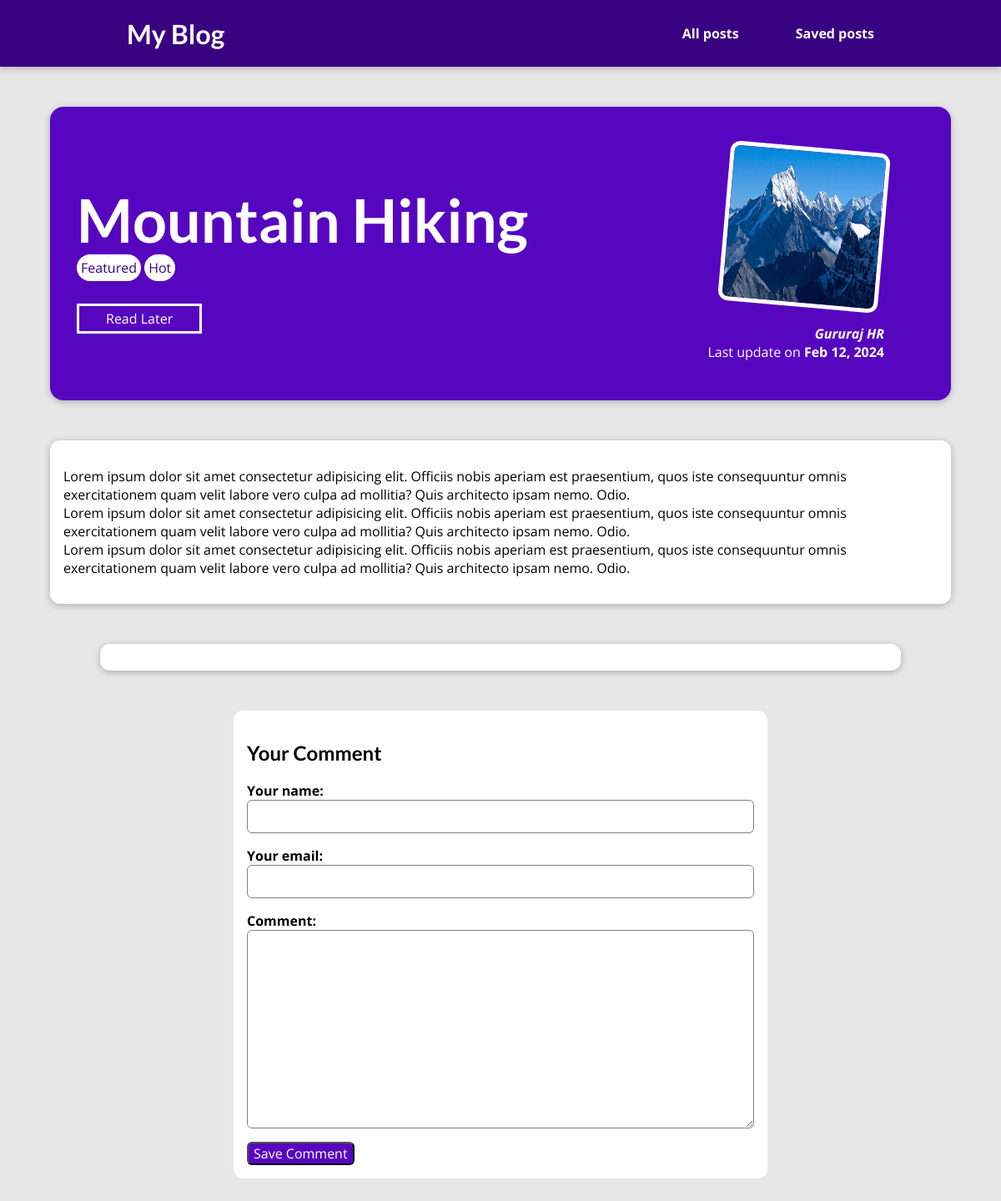
The page /posts/hike-in-the-mountains on the database its author committed.
### blog/models.py (models this page shows, shortened)
class Post(models.Model):
    title = models.CharField(max_length = 50)
    excerpt = models.CharField(max_length = 500)
    image = models.ImageField(upload_to= "posts", null = True)
    date = models.DateField(auto_now = True)
    slug = models.SlugField(unique = True, db_index = True)
    content = models.TextField(validators = [MinLengthValidator(10)])
    author = models.ForeignKey(Author, on_delete = models.SET_NULL, related_name = "post", null = True)
    tags = models.ManyToManyField(Tag)

class Tag(models.Model):
    caption = models.CharField(max_length = 20)
    def __str__(self):
        return self.caption

class Author(models.Model):
    first_name = models.CharField(max_length = 100)
    last_name = models.CharField(max_length = 100)
    email = models.EmailField()
    def __str__(self):
        return f"{self.first_name} {self.last_name}"

### blog/views.py (the view, shortened to what this page needs)
# urls.py: path("posts/<slug:slug>", views.SinglePostView.as_view(), name = "posts-detailed-page"),
class SinglePostView(View):
        def is_save_later(self, request, post_id):
            stored_post = request.session.get("stored_post")
            if stored_post is not None:
                is_save_for_later = post_id in stored_post
            else:
                is_save_for_later = False
            return is_save_for_later
        def get(self, request, slug):
            post= Post.objects.get(slug = slug)
            context = {
                 "post": post,
                 "post_tags": post.tags.all(),
                 "comment_form": CommentForm(),
                 "comments": post.comments.all().order_by("-id"),
                 "is_saved_for_later": self.is_save_later(request, post.id)
            }
            return render(request, "blog/post-detail.html", context)

### blog/forms.py
class CommentForm(forms.ModelForm):
    class Meta:
        model = Comment
        exclude = ["post"]
        labels = {
            "user_name": "Your name",
            "user_email": "Your email",
            "text": "Comment",
        }

### blog/templates/blog/post-detail.html (shortened to what this page needs)
{% extends "base.html" %}
{%load static %}
{% block css_link %}
<link rel="stylesheet" href="{% static "blog/post-detail.css" %}">
{% endblock %}
{% block content %}
<section id = "summary">
    <h2>{{post.title}}</h2>
    <div>
        {% for tag in post_tags %}
            <span class="tag">{{tag}}</span>
        {% endfor %}
    </div>
    <div id = "read-later">
        <form action = "{% url "read-later" %}" method = "POST">
        <button>
            {% if is_saved_for_later %}
                remove Read later
            {% else %}
                Read Later
            {% endif %}
        </button>
        </form>
    </div>
    <article>
        <img src = {{ post.image.url }} alt = "mountain img"/>
        <address><a href="mailto:{{post.author.email}}">{{post.author}}</a></address>
        <div>
            Last update on <time>{{post.date|date:"M d, Y"}}</time>
        </div>
    </article>
</section>
<main>
    <p>
        {{post.content|linebreaks}}
    </p>
</main>
<section id = "comments">
</section>
<section>
    <form id = "comment-form" action = "{% url "posts-detailed-page" post.slug %}" method = "POST">
        <h2>Your Comment</h2>
        {% for each_filed in comment_form %}
            <div class = "form-control {% if each_filed.errors %}invalid{% endif %}">
                {{ each_filed.label_tag }}
                {{ each_filed }}
            </div>
        {% endfor %}
    <button>Save Comment</button>
    </form>
</section>
{% endblock %}

### static/app.css (style rules this page uses)
* { box-sizing: border-box; }
html { font-family: 'Open Sans', 'Lato', sans-serif; }
body { margin: 0; }
h1, h2, h3 { font-family: 'Lato', sans-serif; font-weight: bold; }

### blog/static/blog/post-detail.css (style rules this page uses)
body { background-color: #e7e7e7; }
#summary { margin: 8rem auto 3rem auto; padding: 2rem; width: 90%; max-width: 90rem; border-radius: 16px; background-color: #5706c0; position: relative; box-shadow: 0 2px 8px rgba(0, 0, 0, 0.25); height: 22rem; }
#summary h2 { color: white; font-size: 4.5rem; margin-bottom: 0.25rem; }
#summary article { position: absolute; top: 2rem; right: 3rem; padding: 1rem 2rem; border-radius: 12px; text-align: right; color: white; }
#summary article img { width: 12rem; height: 12rem; border-radius: 12px; transform: rotateZ(5deg); border: 5px solid white; margin-bottom: 1rem; }
#summary address { font-weight: bold; }
#summary a { color: white; text-decoration: none; }
#summary time { font-weight: bold; }
main { width: 90%; max-width: 90rem; margin: 3rem auto; background-color: white; padding: 1rem; border-radius: 12px; box-shadow: 0 2px 8px rgba(0, 0, 0, 0.25); }
.tag { background-color: white; color: #390281; border-radius: 20px; padding: 5px; }
#comment-form { margin: 3rem auto; width: 90%; max-width: 40rem; border-radius: 12px; background-color: white; box-shadow: rgba(0, 0, 0, 0.241); padding: 1rem; }
#comment-form button { font: inherit; background-color: #5706c0; color: white; border-radius: 6px; cursor: pointer; }
.form-control { margin-bottom: 1rem; }
.form-control label { font-weight: bold; margin-bottom: 0.5rem; }
.form-control input, .form-control textarea { display: block; width : 100%; padding: 0.5rem; font: inherit; border-radius: 6px; border: 1px solid gray; }
#comments { margin: 3rem auto; width: 90%; max-width: 60rem; border-radius: 12px; background-color: white; box-shadow: 0 2px 8px rgba(0, 0, 0, 0.25); padding: 1rem 2rem; }
#read-later { margin: 2rem 0; }
#read-later button { background-color: transparent; border: solid white; padding: 0.25rem 2rem; font: inherit; color: white; cursor: pointer; }

### rows shown on the page
Post: title "Mountain Hiking", image (picture), author "Gururaj HR", date "Feb 12, 2024", content "Lorem ipsum dolor sit amet consectetur adipisicing elit. Officiis nobis aperiam est praesentium, quos iste consequuntur omnis exercitationem quam velit labore vero culpa ad mollitia? Quis architecto ipsam nemo. Odio. Lorem ipsum dolor sit amet consectetur adipisicing elit. Officiis nobis aperiam est praesentium, quos iste consequuntur omnis exercitationem quam velit labore vero culpa ad mollitia? Quis architecto ipsam nemo. Odio. Lorem ipsum dolor sit amet consectetur adipisicing elit. Officiis nobis aperiam est praesentium, quos iste consequuntur omnis exercitationem quam velit labore vero culpa ad mollitia? Quis architecto ipsam nemo. Odio."
Tag: caption "Featured"
Tag: caption "Hot"

### other values the page prints
{{ each_filed.label_tag }} "Your name:" "Your email:" "Comment:"
